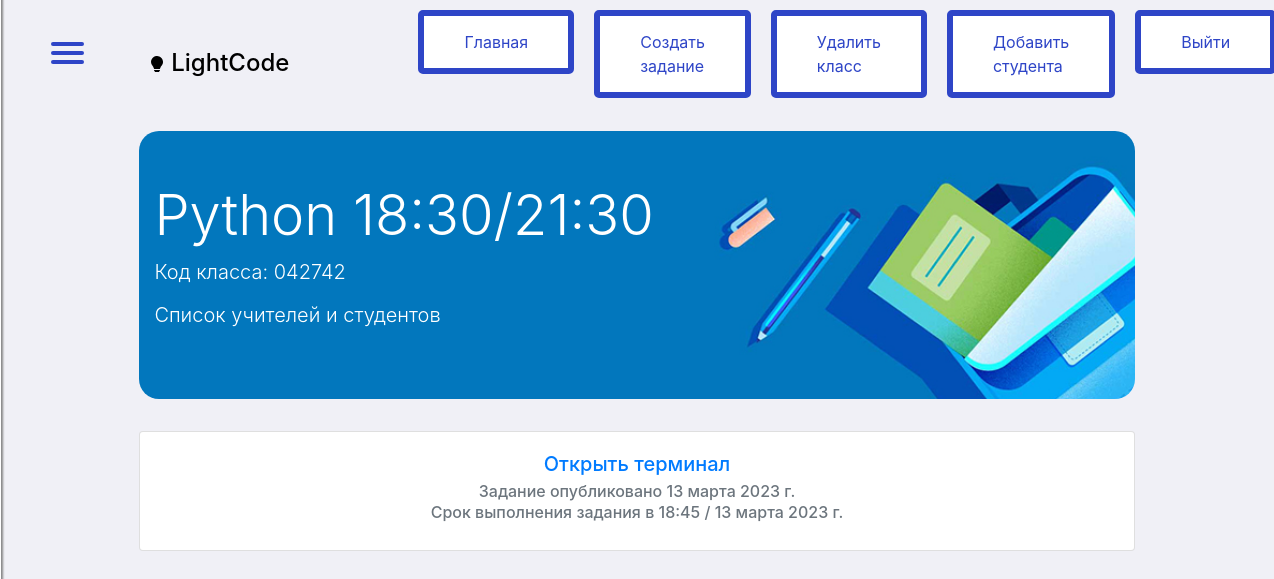
Screenshot of /ru/classroom/class/2/ (signed in) with the database file from the repository.
### classroom/models.py (models this page shows, shortened)
class Teacher(models.Model):
    teacher = models.ForeignKey(settings.AUTH_USER_MODEL, on_delete=models.CASCADE, verbose_name='Ментор')
    classroom = models.ForeignKey(Classroom, on_delete=models.CASCADE)
    created_date = models.DateTimeField(auto_now_add=True, verbose_name='Дата создания')
    class Meta:
        verbose_name = 'Ментор'
        verbose_name_plural = 'Менторы'

class Classroom(models.Model):
    classroom_name = models.CharField(max_length=99, verbose_name='Название')
    section = models.CharField(max_length=99, verbose_name='Раздел')
    class_code = models.CharField(max_length=10, default='0000000')
    created_date = models.DateTimeField(auto_now_add=True, verbose_name='Дата создания')

class Assignment(models.Model):
    assignment_name = models.CharField(max_length=50, verbose_name='Название')
    classroom = models.ForeignKey(Classroom, on_delete=models.CASCADE)
    due_date = models.DateField(verbose_name='Срок сдачи')
    due_time = models.TimeField(default=datetime.now().time(), verbose_name='Время сдачи')
    posted_date = models.DateField(auto_now_add=True, verbose_name='Дата создания')
    instruction = models.TextField(verbose_name='Инструкция')
    total_marks = models.PositiveSmallIntegerField(default=100, verbose_name='Максимальное количество баллов')
    class Meta:
        verbose_name = 'Задание'
        verbose_name_plural = 'Задания'

### classroom/decorators.py (the view)
        def _arguments_wrapper(request, *args, **kwargs):
            is_a_teacher, is_a_student = False, False
            try:
                classroom = Classroom.objects.get(id=kwargs['id'])
            except Exception as e:
                return redirect('home')
            teacher_count = Teacher.objects.filter(teacher=request.user.id, classroom=classroom).count()
            if teacher_count > 0:
                is_a_teacher = True
            student_count = Student.objects.filter(student=request.user.id, classroom=classroom).count()
            if student_count > 0:
                is_a_student = True
            if not (is_a_student or is_a_teacher):
                return redirect('home')
            return view_method(request, *args, **kwargs)

### classroom/views.py (called while the page is built)
@login_required(login_url='login')
@access_class('home')
def render_class(request, id):
    classroom = Classroom.objects.get(pk=id)
    try:
        assignments = Assignment.objects.filter(classroom=id)
    except Exception as e:
        assignments = None
    try:
        students = Student.objects.filter(classroom=id)
    except Exception as e:
        students = None
    teachers = Teacher.objects.filter(classroom=id)
    teacher_mapping = Teacher.objects.filter(teacher=request.user).select_related('classroom')
    student_mapping = Student.objects.filter(student=request.user).select_related('classroom')
    mappings = chain(teacher_mapping, student_mapping)
    return render(request, 'classroom/class_page.html',
                  {'classroom': classroom, 'assignments': assignments, 'students': students, 'teachers': teachers,
                   "mappings": mappings})

### classroom/templates/classroom/class_page.html (shortened to what this page needs)
{% extends 'classroom/parent_class.html' %}
{% load static %}
{% load i18n %}
{% block hamburger %}
    <div class="jumbotron jumbotron-fluid class_jumbotron">
        <div class="container">
        <h1 class="display-4 class_title classroom-card-title">{{ classroom.classroom_name }}</h1>
        <p class="lead class_code">{% trans 'Код класса' %}: {{ classroom.class_code }}</p>
        <h6 class="lead class_code" ><a style="color: white;" href="{% url 'group_list' classroom.id %}">{% trans 'Список учителей и студентов' %}</a></h6>
        </div>
    </div>
    <div class="contatiner_of_assignments">
        {% if assignments %}
            {% for assignment in assignments %}
                {% for teacher in teachers %}
                    {% if teacher.teacher.id == user.id or user.status == 4 %}
                        <a href="{% url 'assignment_summary' assignment.id %}">
                    {% else %}
                        <a href="{% url 'sending_a_task' assignment.id %}" data-value="{{ assignment.id }}">
                    {% endif %}
                {% endfor %}
                <div class="card assignment_card" style="width: 18rem;">
                <div class="card-body">
                <h5 class="card-title">{{assignment.assignment_name}}</h5>
                <h6 class="card-subtitle mb-2 text-muted">{% trans 'Задание опубликовано' %} {{ assignment.posted_date }}</h6>
                <h6 class="card-subtitle mb-2 text-muted">{% trans 'Срок выполнения задания в' %} {{ assignment.due_time }} / {{ assignment.due_date }}</h6>
                </div>
                </div>
                </a>
          {% endfor %}
        {% endif %}
      </div>
{% endblock %}

### classroom/templates/classroom/parent_class.html (shortened to what this page needs)
{% load static  %}
{% load i18n %}
<!DOCTYPE html>
<html lang="en">
<head>
    <link rel="stylesheet" type="text/css" href="{% static 'css/base_class.css' %}">
    <link rel="stylesheet" type="text/css" href="{% static 'css/hamburger.css' %}">
    <link rel="stylesheet" type="text/css" href="{% static 'css/iskander-navbar.css' %}">
    <link rel="stylesheet" href="https://cdn.jsdelivr.net/npm/bootstrap@4.5.3/dist/css/bootstrap.min.css">
</head>
<body class="container-fluid">
    <nav class="navbar navbar-expand-lg navbar-light navbar_custom">
        <nav role="navigation" >
            <div id="menuToggle" style="z-index: 6;" >
              <span></span>
              <span></span>
              <span></span>
            </div>
          </nav>
        <a class="navbar-brand" href="{% url 'index' %}" style="font-size:250% !important; color:#2e45c7 !important; margin-left: 7%; margin-right: 9%"><b><h4 style="color: black;"><br> LightCode</h4></b></a>
        <div class="collapse navbar-collapse" id="navbarSupportedContent" style="width: 300px;">
            <ul class="navbar-nav mr-auto">
                <li class="nav-item active">
                <a class="mybtn myinfo mybtn-active" type="button" href="{% url 'home' %}" style="text-decoration: none;">Главная</a>
              </li>
              {% for teacher in teachers %}
              {% if teacher.teacher.id == user.id or user.status == 4 %}
                <li class="nav-item active">
                    <a href="{% url 'create_assignment' classroom.id %}" type="button" class="mybtn myinfo mybtn-active" style="text-decoration: none;">Создать задание</a>
                </li>
                <li class="nav-item active">
                    <a class="mybtn myinfo mybtn-active" type="button" href="{% url 'delete_class' classroom.id %}" style="text-decoration: none;">Удалить класс</a>
                </li>
                <li class="nav-item active">
                    <a class="mybtn myinfo mybtn-active" type="button" href="{% url 'add_student' classroom.id %}" style="text-decoration: none;">Добавить студента</a>
                </li>
              {% endif %}
              {% endfor %}
              <li class="nav-item active">
                <a class="mybtn myinfo mybtn-active" type="button" href="{% url 'logout' %}" style="text-decoration: none;">Выйти</a>
              </li>
            </ul>
        </div>
    </nav>
      {% block hamburger %}
      {% endblock %}
</body>
</html>

### static/css/base_class.css (style rules this page uses)
body { background-color: #f0f0f6 !important; }
.assignment_card { text-align: center !important; width: 100% !important; margin-right: 10% !important; margin-bottom: 2%; }
.contatiner_of_assignments { margin-left: 10% !important; margin-right: 10% !important; }
.class_title { color: #ffffff; padding-top:1px; }
.class_code { color: #ffffff !important; }
.class_jumbotron { border-radius: 20px !important; margin-left: 10%; margin-right: 10%; margin-top: 2%; background-image: url("../images/img_backtoschool.jpg"); background-size: cover; padding-top:4% !important; }
#menuToggle { display: block; position: relative; top: 3px; left: 20px; z-index: 1; -webkit-user-select: none; user-select: none; }
#menuToggle span { display: block; width: 33px; height: 4px; margin-bottom: 5px; position: relative; background: #2e45c7; border-radius: 3px; z-index: 1; transform-origin: 4px 0px; transition: transform 0.5s cubic-bezier(0.77,0.2,0.05,1.0), background 0.5s cubic-bezier(0.77,0.2,0.05,1.0), opacity 0.55s ease; }
#menuToggle span:nth-last-child(2) { transform-origin: 0% 100%; }

### static/css/hamburger.css (style rules this page uses)
body { margin: 0; padding: 0; background:#f0f0f6 !important; color: #ffffff; font-family: "Avenir Next", "Avenir", sans-serif; }
.mybtn { border: 6px solid black; background-color: white; border-radius: 5px; color: black; padding: 14px 28px; font-size: 16px; cursor: pointer; padding-left:40px; padding-right:40px; margin-top: 1%; margin-left: 20px; }
.myinfo { border-color: #2e45c7 !important; color: #2e45c7 !important; }

### rows the page displays
Teacher: shows "Создать задание"
Classroom: classroom_name "Python 18:30/21:30", class_code "042742"
Assignment: assignment_name "Открыть терминал", posted_date "13 марта 2023 г.", due_time "18:45", due_date "13 марта 2023 г."
